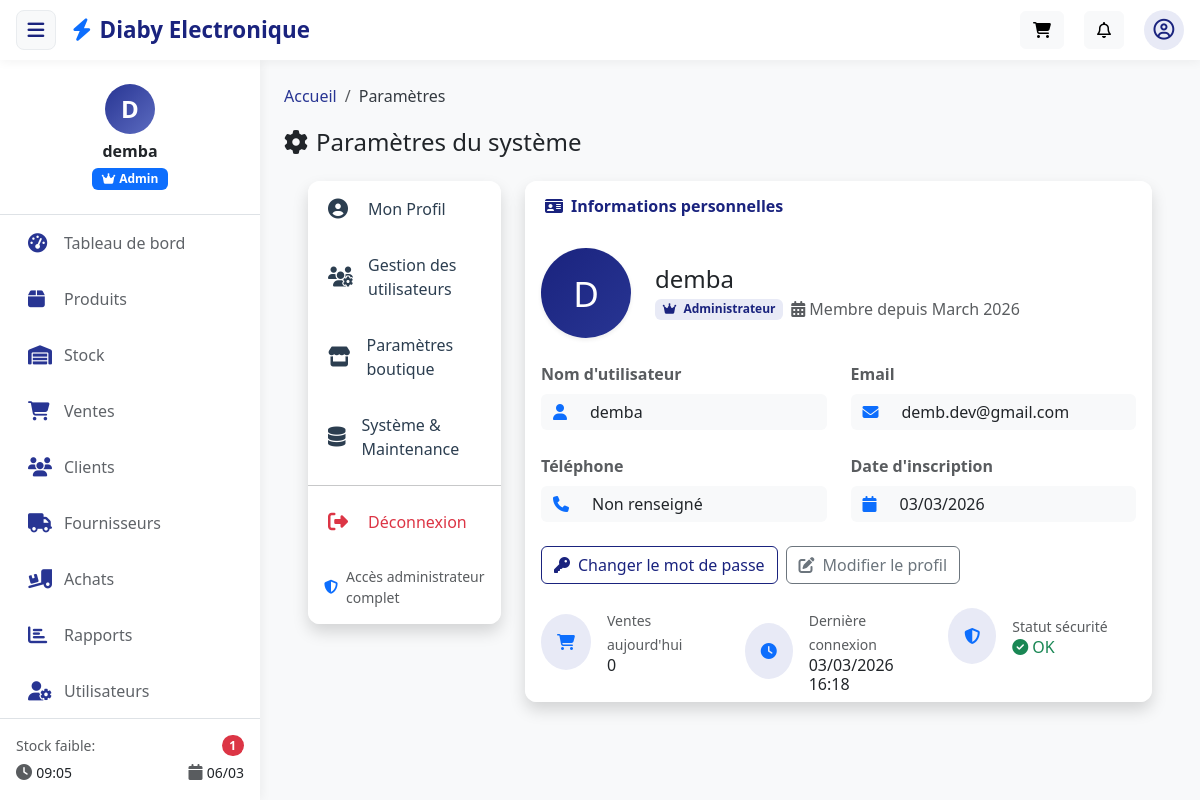
Before: /accounts/settings/ (signed in) with the older database file.
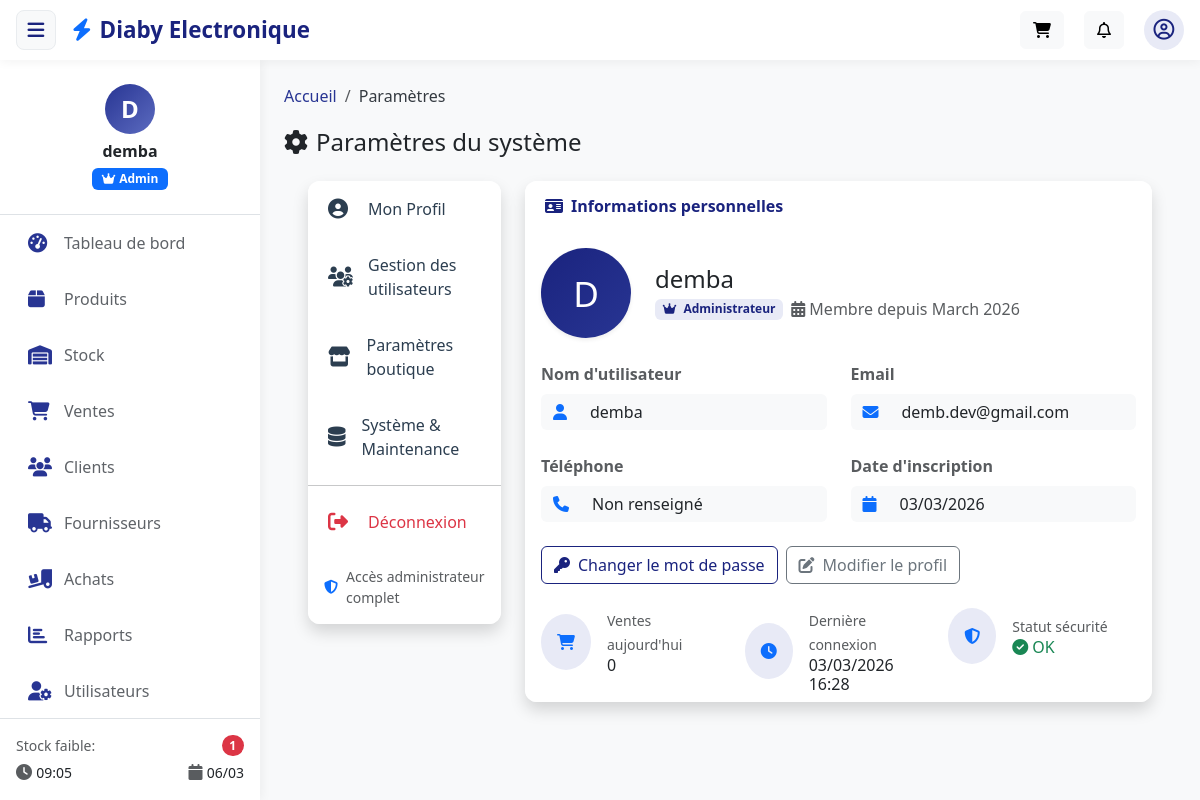
After: the same page with the newer database file.
### apps/accounts/models.py (models this page shows, shortened)
class CustomUser(AbstractUser):
    ROLE_CHOICES = (
        ('admin', 'Administrateur'),
        ('manager', 'Gestionnaire'),
        ('seller', 'Vendeur'),
    )
    role = models.CharField(
        max_length=20,
        choices=ROLE_CHOICES,
        default='seller'
    )
    phone = models.CharField(max_length=20, blank=True, null=True)
    created_at = models.DateTimeField(auto_now_add=True)
    objects = CustomUserManager()  # <- important pour utiliser notre manager

### apps/accounts/views.py (the view)
# urls.py: path('settings/', views.settings_list, name='settings_list'),
@login_required
def settings_list(request):
    user = request.user
    users = None
    if user.role == 'admin':
        users = CustomUser.objects.all().order_by('-created_at')
    today_start = timezone.now().replace(hour=0, minute=0, second=0, microsecond=0)
    profit_expr = ExpressionWrapper(
        (F('price') - F('product__purchase_price')) * F('quantity'),
        output_field=DecimalField(max_digits=12, decimal_places=2),
    )
    daily_net_profit = SaleItem.objects.filter(
        sale__created_at__gte=today_start
    ).aggregate(total=Sum(profit_expr))['total'] or 0
    try:
        shop_settings = ShopSettings.get_solo()
    except OperationalError:
        shop_settings = None
    if request.method == 'POST' and request.POST.get('form_type') == 'shop_settings':
        if user.role != 'admin':
            messages.error(request, "Accès refusé.")
            return redirect('accounts:settings_list')
        shop_form = ShopSettingsForm(request.POST, request.FILES, instance=shop_settings)
        if shop_form.is_valid():
            obj = shop_form.save(commit=False)
            obj.updated_by = user
            obj.save()
            messages.success(request, "Paramètres de la boutique enregistrés.")
            return redirect('accounts:settings_list')
    else:
        shop_form = ShopSettingsForm(instance=shop_settings)
    context = {
        'user_profile': user,
        'users': users,
        'roles': CustomUser.ROLE_CHOICES,
        'shop_form': shop_form,
        'daily_net_profit': daily_net_profit,
    }
    return render(request, 'accounts/settings_list.html', context)

### apps/accounts/froms.py
class ShopSettingsForm(forms.ModelForm):
    class Meta:
        model = ShopSettings
        fields = [
            'name',
            'logo',
            'phone',
            'email',
            'address',
            'currency',
            'ninea',
            'tax_number',
        ]
        widgets = {
            'name': forms.TextInput(attrs={'class': 'form-control'}),
            'logo': forms.ClearableFileInput(attrs={'class': 'form-control'}),
            'phone': forms.TextInput(attrs={'class': 'form-control'}),
            'email': forms.EmailInput(attrs={'class': 'form-control'}),
            'address': forms.Textarea(attrs={'class': 'form-control', 'rows': 2}),
            'currency': forms.Select(attrs={'class': 'form-select'}),
            'ninea': forms.TextInput(attrs={'class': 'form-control'}),
            'tax_number': forms.TextInput(attrs={'class': 'form-control'}),
        }

### apps/core/context_processors.py (called while the page is built)
def sidebar_stats(request):
    low_stock_count = Product.objects.filter(
        stock_quantity__lte=F('low_stock_threshold')
    ).count()
    return {
        'low_stock_count': low_stock_count,
        'current_time': timezone.localtime(),
    }

### apps/accounts/templates/accounts/settings_list.html (shortened to what the changed rows need)
{% extends 'base.html' %}
{% load static %}
{% block content %}
<div class="container-fluid px-lg-4">
    <div class="row">
        <div class="col-md-9">
            <div class="tab-content" id="settings-tabContent">
                <div class="tab-pane fade show active" id="profile" role="tabpanel">
                    <div class="card shadow border-0" style="border-radius: 12px;">
                        <div class="card-body">
                            <div class="row align-items-center mb-4">
                                <div class="col-auto">
                                    <div class="bg-primary text-white rounded-circle d-flex align-items-center justify-content-center shadow-sm"
                                         style="width: 90px; height: 90px; font-size: 2.2rem; background: linear-gradient(135deg, var(--primary-dark), var(--primary));">
                                        {{ user.username|first|upper }}
                                    </div>
                                </div>
                                <div class="col">
                                    <h4 class="mb-1">{{ user.get_full_name|default:user.username }}</h4>
                                    <div class="d-flex align-items-center">
                                        <span class="badge me-2" style="background-color: var(--primary-soft); color: var(--primary-dark);">
                                            <i class="fas {% if user.role == 'admin' %}fa-crown{% elif user.role == 'manager' %}fa-chart-line{% else %}fa-cash-register{% endif %} me-1"></i>
                                            {{ user.get_role_display }}
                                        </span>
                                        <span class="text-muted">
                                            <i class="fas fa-calendar-alt me-1"></i>Membre depuis {{ user.date_joined|date:"F Y" }}
                                        </span>
                                    </div>
                                </div>
                            </div>
                            <form>
                                <div class="row g-4">
                                    <div class="col-md-6">
                                        <div class="input-group">
                                            <span class="input-group-text bg-light border-0">
                                                <i class="fas fa-user text-primary"></i>
                                            </span>
                                            <input type="text" class="form-control border-0 bg-light" value="{{ user.username }}" readonly>
                                        </div>
                                    </div>
                                    <div class="col-md-6">
                                        <div class="input-group">
                                            <span class="input-group-text bg-light border-0">
                                                <i class="fas fa-envelope text-primary"></i>
                                            </span>
                                            <input type="email" class="form-control border-0 bg-light" value="{{ user.email|default:'Non renseigné' }}" readonly>
                                        </div>
                                    </div>
                                    <div class="col-md-6">
                                        <div class="input-group">
                                            <span class="input-group-text bg-light border-0">
                                                <i class="fas fa-phone text-primary"></i>
                                            </span>
                                            <input type="text" class="form-control border-0 bg-light" value="{{ user.phone|default:'Non renseigné' }}" readonly>
                                        </div>
                                    </div>
                                    <div class="col-md-6">
                                        <div class="input-group">
                                            <span class="input-group-text bg-light border-0">
                                                <i class="fas fa-calendar text-primary"></i>
                                            </span>
                                            <input type="text" class="form-control border-0 bg-light" value="{{ user.date_joined|date:'d/m/Y' }}" readonly>
                                        </div>
                                    </div>
                                </div>
                            </form>
                        </div>
                        <div class="card-footer bg-white border-0">
                            <div class="row g-3">
                                <div class="col-md-4">
                                    <div class="d-flex align-items-center">
                                        <div>
                                            <small class="text-muted">Dernière connexion</small>
                                            <h6 class="mb-0">{{ user.last_login|date:"d/m/Y H:i"|default:"Première fois" }}</h6>
                                        </div>
                                    </div>
                                </div>
                            </div>
                        </div>
                    </div>
                </div>
            </div>
        </div>
    </div>
</div>
{% endblock %}

### templates/includes/sidebar.html (shortened to what the changed rows need)
<div class="sidebar d-flex flex-column" id="sidebar">
    <div class="user-info text-center py-4 border-bottom">
        <div class="avatar-circle mb-2">
            {% if user.avatar %}
                <img src="{{ user.avatar.url }}" alt="{{ user.username }}" class="avatar-img">
            {% else %}
                <span class="avatar-initials">
                    {{ user.first_name|first|default:user.username|first|upper }}
                </span>
            {% endif %}
        </div>
        <h6 class="mb-1 fw-bold">{{ user.get_full_name|default:user.username }}</h6>
        <span class="badge role-badge {% if user.role == 'admin' %}bg-primary
                                     {% elif user.role == 'manager' %}bg-success
                                     {% else %}bg-info{% endif %}">
            {% if user.role == 'admin' %}
                <i class="fas fa-crown me-1"></i>Admin
            {% elif user.role == 'manager' %}
                <i class="fas fa-chart-line me-1"></i>Manager
            {% else %}
                <i class="fas fa-cash-register me-1"></i>Vendeur
            {% endif %}
        </span>
    </div>
</div>

Changed rows visible on the page:
changed CustomUser "demba": last_login "03/03/2026 16:18" → "03/03/2026 16:28"
